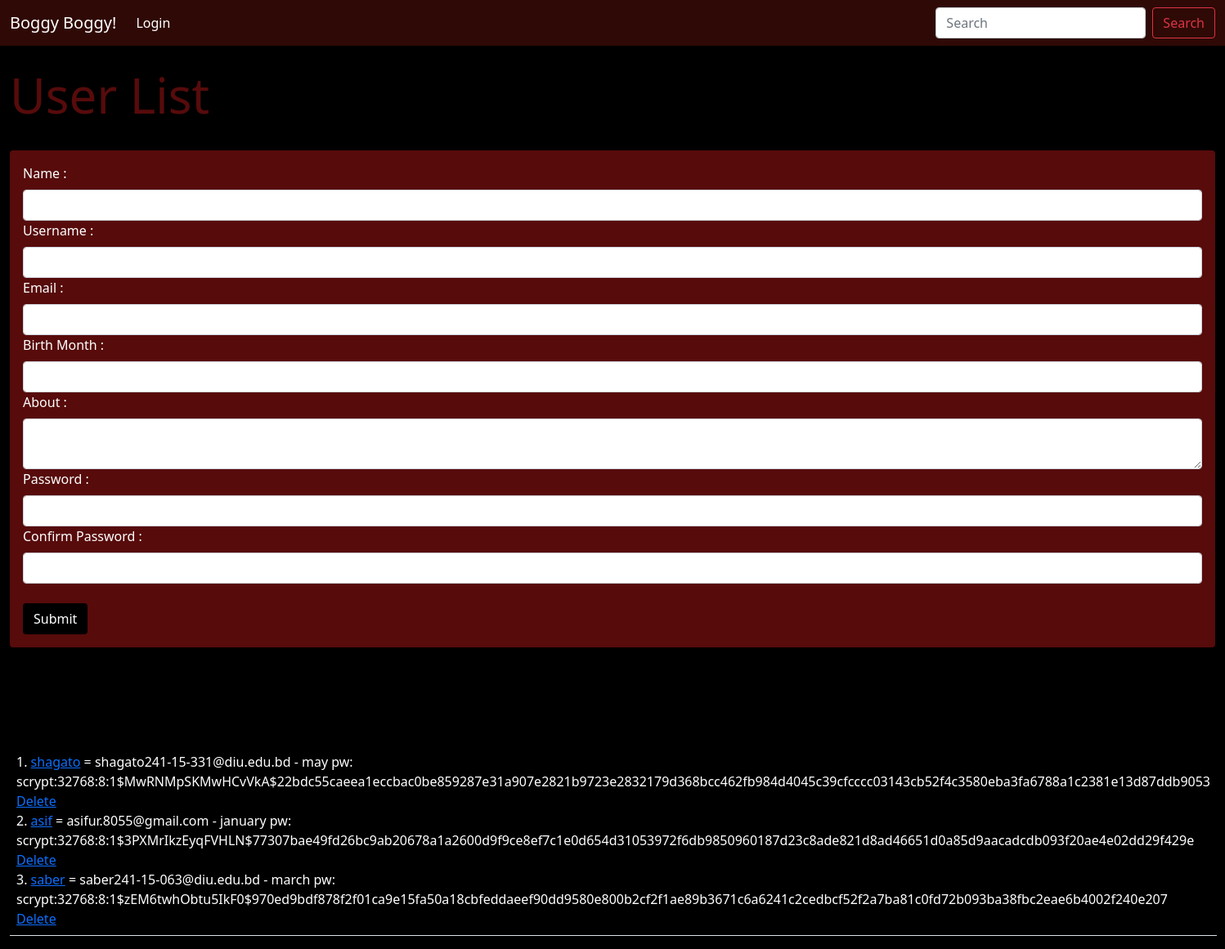
Screenshot of /user/add with the database file from the repository.
### app.py (models this page shows, shortened)
class Users(db.Model, UserMixin):
    id = db.Column(db.Integer,primary_key=True)
    username = db.Column(db.String(200), nullable=False,unique=True)
    name = db.Column(db.String(200),nullable=False)
    email = db.Column(db.String(200),nullable=False, unique=True)
    month = db.Column(db.String(20))
    date_added = db.Column(db.DateTime, default=datetime.utcnow)
    about = db.Column(db.Text(1000),nullable=True)
    profile_pic = db.Column(db.String(),nullable=True)
    password_hash = db.Column(db.String(200))
    posts = db.relationship('Posts', backref='poster')
    @property
    def password(self):
        raise AttributeError("Password is not readable.")

### app.py (the view, shortened to what this page needs)
@app.route('/user/add', methods = ['GET', 'POST'])
def add_user():
    name = None
    form = UserForm()
    our_users = Users.query.order_by(Users.date_added)
    return render_template("add_user.html",form=form,name=name,our_users = our_users)

### webforms.py
class UserForm(FlaskForm):
    name = StringField("Name :", validators=[DataRequired()])
    username = StringField("Username :", validators=[DataRequired()])
    email = StringField("Email :", validators=[DataRequired()])
    month = StringField("Birth Month :", validators=[DataRequired()])
    about = TextAreaField("About :")
    profile_pic = FileField("Add profile pic")
    password_hash = PasswordField("Password :", validators=[DataRequired(), EqualTo('password_hash2', message='Password must mach') ] )
    password_hash2 = PasswordField("Confirm Password :", validators=[DataRequired()])
    submit = SubmitField("Submit")

class SearchForm(FlaskForm):
    searched = StringField("Searched", validators=[DataRequired()])
    submit = SubmitField("Submit")

### app.py (called while the page is built)
@app.context_processor
def base():
    form = SearchForm()
    return dict(form=form)

### templates/add_user.html (shortened to what this page needs)
{% extends 'base.html' %}
{% block content %}
{% if name %}
    <h1 style="color:rgb(87, 11, 11);"> HI {{name}}!!! </h1><br/>
    <h3 style="color:rgb(87, 11, 11);"> Check if your name is there or not </h3><br/>
    <h5 style="color:rgb(87, 11, 11);"> If not then this email is already in use... Try another email</h5><br/>
    <table class="table table-hover">
        <tr>
            <td style="color: white;">
                {% for i in our_users %}
                    {{i.id}}. <a href="{{url_for('update',id=i.id)}}">{{i.name}}</a> = {{i.username}}- {{i.email}} - {{i.month}} pw: {{i.password_hash}} <a href="{{url_for('delete',id=i.id)}}">Delete</a><br/>
                {% endfor %}
            </td>
        </tr>
    </table>
    <form method="POST">
        <button type="button" class="btn"  style="background-color: rgb(87, 11, 11); color: white;" onclick="window.location.href='{{ url_for('add_user') }}'">Go to User List</button>
    </form><br/>
{% else %}
    <h1 style="color:rgb(87, 11, 11);">User List</h1><br/>
    <div class="shadow p-3 mb-5 rounded" style="background-color: rgb(87, 11, 11); color: white;">
        <form method="POST">
            {{ form.name.label(class="form-label") }}
            {{ form.name(class="form-control" ) }}
            {{ form.username.label(class="form-label") }}
            {{ form.username(class="form-control" ) }}
            {{ form.email.label(class="form-label") }}
            {{ form.email(class="form-control" ) }}
            {{ form.month.label(class="form-label") }}
            {{ form.month(class="form-control") }}
            {{ form.about.label(class="form-label") }}
            {{ form.about(class="form-control") }}
            {{ form.password_hash.label(class="form-label") }}
            {{ form.password_hash(class="form-control") }}
            {{ form.password_hash2.label(class="form-label") }}
            {{ form.password_hash2(class="form-control") }}
            <br/>
            {{ form.submit(class="btn", style="background-color: rgb(0, 0, 0); color: white;") }}
        </form>
    </div>
    <br/><br/><br/>
<table class="table table-hover">
    <tr>
        <td style="color: white;">
            {% for i in our_users %}
                {{i.id}}. <a href="{{url_for('update',id=i.id)}}">{{i.name}}</a> = {{i.email}} - {{i.month}} pw: {{i.password_hash}} <a href="{{url_for('delete',id=i.id)}}">Delete</a><br/>
            {% endfor %}
        </td>
    </tr>
</table>
{% endif %}
{% endblock %}

### static/css/style.css (style rules this page uses)
h1 { font-size: 60px; }
body { background: #000000; color:rgb(255, 255, 255) }

### rows the page displays
Users: id "1", name "shagato", email "shagato241-15-331@diu.edu.bd", month "may", password_hash "scrypt:32768:8:1$MwRNMpSKMwHCvVkA$22bdc55caeea1eccbac0be859287e31a907e2821b9723e2832179d368bcc462fb984d4045c39cfcccc03143cb52f4c3580eba3fa6788a1c2381e13d87ddb9053"
Users: id "2", name "asif", email "asifur.8055@gmail.com", month "january", password_hash "scrypt:32768:8:1$3PXMrIkzEyqFVHLN$77307bae49fd26bc9ab20678a1a2600d9f9ce8ef7c1e0d654d31053972f6db9850960187d23c8ade821d8ad46651d0a85d9aacadcdb093f20ae4e02dd29f429e"
Users: id "3", name "saber", email "saber241-15-063@diu.edu.bd", month "march", password_hash "scrypt:32768:8:1$zEM6twhObtu5IkF0$970ed9bdf878f2f01ca9e15fa50a18cbfeddaeef90dd9580e800b2cf2f1ae89b3671c6a6241c2cedbcf52f2a7ba81c0fd72b093ba38fbc2eae6b4002f240e207"
